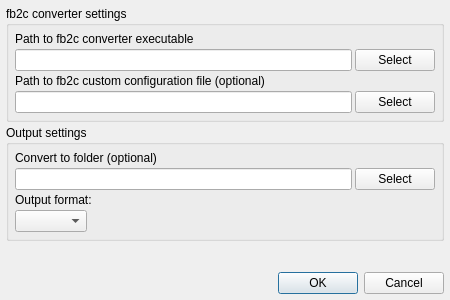
<?xml version="1.0" encoding="UTF-8"?>
<ui version="4.0">
 <class>Dialog</class>
 <widget class="QDialog" name="Dialog">
  <property name="geometry">
   <rect>
    <x>0</x>
    <y>0</y>
    <width>450</width>
    <height>300</height>
   </rect>
  </property>
  <property name="sizePolicy">
   <sizepolicy hsizetype="Fixed" vsizetype="Fixed">
    <horstretch>0</horstretch>
    <verstretch>0</verstretch>
   </sizepolicy>
  </property>
  <property name="minimumSize">
   <size>
    <width>450</width>
    <height>300</height>
   </size>
  </property>
  <property name="maximumSize">
   <size>
    <width>450</width>
    <height>300</height>
   </size>
  </property>
  <property name="windowTitle">
   <string>Settings</string>
  </property>
  <layout class="QGridLayout" name="gridLayout_2">
   <property name="leftMargin">
    <number>6</number>
   </property>
   <property name="topMargin">
    <number>6</number>
   </property>
   <property name="rightMargin">
    <number>6</number>
   </property>
   <property name="bottomMargin">
    <number>6</number>
   </property>
   <property name="spacing">
    <number>3</number>
   </property>
   <item row="0" column="0">
    <widget class="QGroupBox" name="groupBox">
     <property name="title">
      <string>fb2c converter settings</string>
     </property>
     <layout class="QVBoxLayout" name="verticalLayout_3">
      <property name="spacing">
       <number>3</number>
      </property>
      <property name="leftMargin">
       <number>6</number>
      </property>
      <property name="topMargin">
       <number>6</number>
      </property>
      <property name="rightMargin">
       <number>6</number>
      </property>
      <property name="bottomMargin">
       <number>6</number>
      </property>
      <item>
       <widget class="QLabel" name="label">
        <property name="text">
         <string>Path to fb2c converter executable</string>
        </property>
       </widget>
      </item>
      <item>
       <layout class="QHBoxLayout" name="horizontalLayout">
        <property name="spacing">
         <number>3</number>
        </property>
        <item>
         <widget class="QLineEdit" name="converterPathEdit"/>
        </item>
        <item>
         <widget class="QPushButton" name="converterPathButton">
          <property name="sizePolicy">
           <sizepolicy hsizetype="Preferred" vsizetype="Fixed">
            <horstretch>0</horstretch>
            <verstretch>0</verstretch>
           </sizepolicy>
          </property>
          <property name="text">
           <string>Select</string>
          </property>
         </widget>
        </item>
       </layout>
      </item>
      <item>
       <widget class="QLabel" name="label_2">
        <property name="text">
         <string>Path to fb2c custom configuration file (optional)</string>
        </property>
       </widget>
      </item>
      <item>
       <layout class="QHBoxLayout" name="horizontalLayout_2">
        <property name="spacing">
         <number>3</number>
        </property>
        <item>
         <widget class="QLineEdit" name="configFileEdit"/>
        </item>
        <item>
         <widget class="QPushButton" name="configFileButton">
          <property name="text">
           <string>Select</string>
          </property>
         </widget>
        </item>
       </layout>
      </item>
     </layout>
    </widget>
   </item>
   <item row="1" column="0">
    <widget class="QGroupBox" name="groupBox_2">
     <property name="title">
      <string>Output settings</string>
     </property>
     <layout class="QVBoxLayout" name="verticalLayout_2">
      <property name="spacing">
       <number>3</number>
      </property>
      <property name="leftMargin">
       <number>6</number>
      </property>
      <property name="topMargin">
       <number>6</number>
      </property>
      <property name="rightMargin">
       <number>6</number>
      </property>
      <property name="bottomMargin">
       <number>6</number>
      </property>
      <item>
       <layout class="QVBoxLayout" name="verticalLayout">
        <item>
         <widget class="QLabel" name="label_4">
          <property name="text">
           <string>Convert to folder (optional)</string>
          </property>
         </widget>
        </item>
        <item>
         <layout class="QHBoxLayout" name="horizontalLayout_3">
          <property name="spacing">
           <number>3</number>
          </property>
          <item>
           <widget class="QLineEdit" name="convertToFolderEdit"/>
          </item>
          <item>
           <widget class="QPushButton" name="convertToFolderButton">
            <property name="text">
             <string>Select</string>
            </property>
           </widget>
          </item>
         </layout>
        </item>
        <item>
         <widget class="QLabel" name="label_3">
          <property name="text">
           <string>Output format:</string>
          </property>
         </widget>
        </item>
        <item>
         <widget class="QComboBox" name="formatCombo">
          <property name="sizePolicy">
           <sizepolicy hsizetype="Fixed" vsizetype="Fixed">
            <horstretch>0</horstretch>
            <verstretch>0</verstretch>
           </sizepolicy>
          </property>
         </widget>
        </item>
       </layout>
      </item>
     </layout>
    </widget>
   </item>
   <item row="2" column="0">
    <spacer name="verticalSpacer">
     <property name="orientation">
      <enum>Qt::Vertical</enum>
     </property>
     <property name="sizeHint" stdset="0">
      <size>
       <width>20</width>
       <height>50</height>
      </size>
     </property>
    </spacer>
   </item>
   <item row="3" column="0">
    <widget class="QDialogButtonBox" name="buttonBox">
     <property name="orientation">
      <enum>Qt::Horizontal</enum>
     </property>
     <property name="standardButtons">
      <set>QDialogButtonBox::Cancel|QDialogButtonBox::Ok</set>
     </property>
    </widget>
   </item>
  </layout>
 </widget>
 <resources/>
 <connections>
  <connection>
   <sender>buttonBox</sender>
   <signal>accepted()</signal>
   <receiver>Dialog</receiver>
   <slot>accept()</slot>
   <hints>
    <hint type="sourcelabel">
     <x>248</x>
     <y>254</y>
    </hint>
    <hint type="destinationlabel">
     <x>157</x>
     <y>274</y>
    </hint>
   </hints>
  </connection>
  <connection>
   <sender>buttonBox</sender>
   <signal>rejected()</signal>
   <receiver>Dialog</receiver>
   <slot>reject()</slot>
   <hints>
    <hint type="sourcelabel">
     <x>316</x>
     <y>260</y>
    </hint>
    <hint type="destinationlabel">
     <x>286</x>
     <y>274</y>
    </hint>
   </hints>
  </connection>
  <connection>
   <sender>converterPathButton</sender>
   <signal>clicked()</signal>
   <receiver>Dialog</receiver>
   <slot>onConverterPathSelect()</slot>
   <hints>
    <hint type="sourcelabel">
     <x>426</x>
     <y>63</y>
    </hint>
    <hint type="destinationlabel">
     <x>241</x>
     <y>181</y>
    </hint>
   </hints>
  </connection>
  <connection>
   <sender>convertToFolderButton</sender>
   <signal>clicked()</signal>
   <receiver>Dialog</receiver>
   <slot>onConvertToPathSelect()</slot>
   <hints>
    <hint type="sourcelabel">
     <x>425</x>
     <y>197</y>
    </hint>
    <hint type="destinationlabel">
     <x>241</x>
     <y>181</y>
    </hint>
   </hints>
  </connection>
  <connection>
   <sender>configFileButton</sender>
   <signal>clicked()</signal>
   <receiver>Dialog</receiver>
   <slot>onConfigPathSelect()</slot>
   <hints>
    <hint type="sourcelabel">
     <x>426</x>
     <y>113</y>
    </hint>
    <hint type="destinationlabel">
     <x>241</x>
     <y>181</y>
    </hint>
   </hints>
  </connection>
 </connections>
 <slots>
  <slot>onConverterPathSelect()</slot>
  <slot>onConfigPathSelect()</slot>
  <slot>onConvertToPathSelect()</slot>
 </slots>
</ui>
